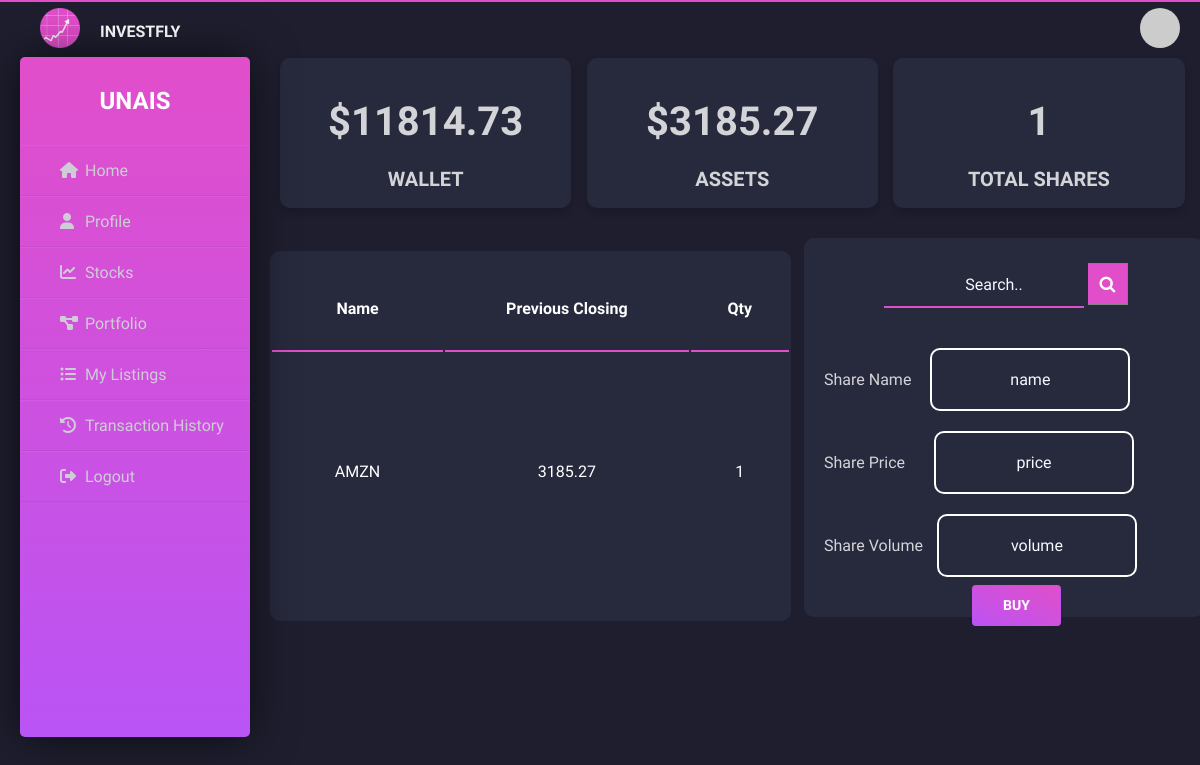
Page /dashboard (signed in) on the committed database.
### app/models.py (models this page shows, shortened)
class user_login(UserMixin, db.Model):
    id = db.Column(db.Integer, primary_key=True, nullable=False, unique=True)
    username = db.Column(db.String(64), index=True, unique=True, nullable=False)
    email = db.Column(db.String(120), index=True, unique=True, nullable=False)
    password_hash = db.Column(db.String(128))
    def avatar(self, size):
        digest = md5(self.email.lower().encode('utf-8')).hexdigest()
        return 'https://www.gravatar.com/avatar/{}?d=identicon&s={}'.format(digest, size)

class wallet(db.Model):
    id = db.Column(db.Integer, primary_key=True, nullable=False)
    user_id = db.Column(db.Integer, db.ForeignKey('user_login.id',onupdate='CASCADE',ondelete='CASCADE'),unique=True, nullable=False)
    balance = db.Column(db.Float)

class stock(db.Model):
    id = db.Column(db.Integer, primary_key=True, nullable=False)
    stock_name = db.Column(db.String, nullable=False)
    quantity = db.Column(db.Integer, nullable=False)
    curr_price = db.Column(db.Float, nullable=False)
    user_id = db.Column(db.Integer, db.ForeignKey('user_login.id',onupdate='CASCADE',ondelete='CASCADE'), nullable=False)
    def get_list(self):
        return [ self.stock_name, self.curr_price , self.quantity]

### app/routes.py (the view)
@app.route('/dashboard', methods = ['GET', 'POST'])
@login_required
def dashboard():
    search_s = SearchForm()
    search_results = ["name" , "price" , "volume"]
    user = user_info.query.filter_by(id=current_user.id).first()
    u_wallet = wallet.query.filter_by(user_id=current_user.id).first()
    u_wallet.balance = "{:.2F}".format(u_wallet.balance)
    shares = db.session.query(func.sum(stock.quantity)).filter(stock.user_id==current_user.id).scalar()
    if not shares:
        shares = 0
    db.session.commit()
    headings = [ 'Name', 'Previous Closing','Qty']
    user_stocks = stock.query.filter_by(user_id=current_user.id).all()
    data = []
    assets = 0
    for i in range(len(user_stocks)):
        data.append(user_stocks[i].get_list())
        assets = assets + (user_stocks[i].curr_price * user_stocks[i].quantity)
    assets = "{:.2F}".format(assets)
    if search_s.validate_on_submit():
        ticker_info = search_ticker(search_s.search.data)
        search_results = [ticker_info.name, ticker_info.price, ticker_info.volume]
    return render_template('dashboard.html', wallet=u_wallet,
                            data=data , headings=headings,
                            results=search_results,
                            searches=search_s, assets=assets,
                            shares=shares)

### app/forms.py
class SearchForm(FlaskForm):
    search = StringField('Search..')
    submit = SubmitField('Search')

### app/models.py (called while the page is built)
@app.before_request
def before_request():
    session.permanent = True
    app.permanent_session_lifetime = timedelta(seconds=600)

@login.user_loader
def load_user(id):
    return user_login.query.get(int(id))

### app/templates/dashboard.html (shortened to what this page needs)
{% extends "base2.html" %}
{% block head %}
  <link rel= "stylesheet" type= "text/css" href= "{{url_for('static',filename='css/dashboard.css')}}">
  <link rel="stylesheet" href="https://cdnjs.cloudflare.com/ajax/libs/font-awesome/4.7.0/css/font-awesome.min.css">
{% endblock %}
{% block content %}
<div class="row">
    <div class="column">
      <div class="card">
        <div class="container">
        <h1><b>${{ wallet.balance }} </b></h1>
        <h3><b>WALLET</b></h3>
      </div>
    </div>
    </div>
     <div class="column">
      <div class="card">
        <div class="container">
        <h1><b>${{ assets }}</b></h1>
        <h3><b>ASSETS</b></h3>
      </div>
     </div>
    </div>
     <div class="column">
      <div class="card">
        <div class="container">
        <h1><b>{{shares}}</b></h1>
        <h3><b>TOTAL SHARES</b></h3>
      </div>
    </div>
  </div>
</div>
<div class="search-box">
 <form name="Form" action="" method="post" >
  <div class="shares">
    <div class="example">
      <input type="text" name="search" placeholder="Search..">
      <button type="submit" onclick="loading()"><i class="fa fa-search"></i></button>
    </div>
    <div class="data">
      <label class=label1 for="fname">Share Name</label>
      <input class="items" type="text" name="Share Name" placeholder="{{ results[0]}}" disabled>
    </div>
    <div class="data">
      <label class=label2 for="fname">Share Price</label>
      <input class="items" type="text" name="Share Price" placeholder="{{ results[1]}}" disabled>
    </div>
    <div class="data">
      <label class=label3 for="fname">Share Volume</label>
      <input class="items" type="text" name="Share Volume" placeholder="{{ results[2]}}" disabled>
    </div>
  </form>
  </div>
<div>
<a href="{{url_for('buy', s_name=results[0], s_price=results[1])}}" id="myBtn" class="btn btn-fill btn-primary">BUY</a>
</div>
  <div class=row1>
  <table class="table">
    <tr class="tab_head">
        {% for header in headings %}
        <th class="tab_b">{{ header }}</th>
        {% endfor %}
    </tr>
    {% for row in data %}
    <tr>
        {% for cell in row %}
        <td class="tab_body">{{ cell }}</td>
        {% endfor %}
    </tr>
    {% endfor %}
 </table>
  </div>
{% endblock %}

### app/templates/base2.html (shortened to what this page needs)
<!DOCTYPE html>
<html lang="en">
<head>
    <link rel= "stylesheet" type= "text/css" href= "{{url_for('static',filename='css/base2.css')}}">
    {% block head %}{% endblock %}
</head>
<body>
<div class="wrapper">
    <img class="img" src="{{url_for('static',filename='img/logo1.png')}}" width="40" height="40" alt="" loading="lazy">
    <div class="header">
        <h4>INVESTFLY</h4>
    </div>
    <img class="user" src="{{current_user.avatar(128)}}" width="40" height="40" alt="" loading="lazy">
    <div class="sidebar">
        <h2>{{current_user.username}}</h2>
        <ul>
            <li><a href="{{ url_for('home_page' )}}"><i class="fas fa-home"></i>Home</a></li>
            <li><a href="{{ url_for('profile') }}"><i class="fas fa-user"></i>Profile</a></li>
            <li><a href="{{ url_for('stocks') }}"><i class="fas fa-chart-line"></i>Stocks</a></li>
            <li><a href="{{ url_for('portfolio') }}"><i class="fas fa-project-diagram"></i>Portfolio</a></li>
            <li><a href="{{ url_for('myListings') }}"><i class="fas fa-list-ul"></i>My Listings</a></li>
            <li><a href="{{ url_for('history') }}"><i class="fas fa-history"></i>Transaction History</a></li>
            <li><a href="{{ url_for('logout') }}"><i class="fas fa-sign-out-alt"></i>Logout</a></li>
        </ul>
    </div>
</div>
{% block content%}
{% endblock %}
</body>
</html>

### app/Static/css/base2.css (style rules this page uses)
* { margin: 0; padding: 0; box-sizing: border-box; list-style: none; text-decoration: none; font-family: 'Josefin Sans', sans-serif; }
::placeholder { color:ghostwhite; }
body { background-color: rgb(2, 11, 37); }
.wrapper { border-top: 2px solid #e14eca; width: 100%; display: flex; position: relative; }
.wrapper .sidebar { margin-left: 20px; margin-top: 55px; width: 230px; height: 85%; background: #ba54f5; background: -webkit-linear-gradient(0deg, #ba54f5 0%, #e14eca 100%); background: -o-linear-gradient(0deg, #ba54f5 0%, #e14eca 100%); background: -moz-linear-gradient(0deg, #ba54f5 0%, #e14eca 100%); background: linear-gradient(0deg, #ba54f5 0%, #e14eca 100%); padding: 30px 0px; position: fixed; border-radius: 5px; box-shadow: 0px 0px 45px 0px rgba(0, 0, 0, 0.6); display: block; overflow: auto; }
.wrapper .sidebar h2 { color: #fff; text-transform: uppercase; text-align: center; margin-bottom: 30px; }
.wrapper .sidebar ul li { padding: 15px; border-bottom: 1px solid #bdb8d7; border-bottom: 1px solid rgba(0,0,0,0.05); border-top: 1px solid rgba(255,255,255,0.05); }
.wrapper .sidebar ul li a { margin-left: 25px; color: #cecdd5; display: block; }
.wrapper .sidebar ul li a .fas { width: 25px; }
.wrapper .header { padding-top: 20px; background: #1e1e2f; color: white; text-transform: uppercase; text-align: center; margin-left: 20px; }
.wrapper .img { margin-top: 6px; margin-left: 40px; }
.wrapper .user { border-radius: 50%; margin-left: 80% ; margin-top: 6px; }

### rows in the picture
user_login: username "UNAIS"
wallet: balance "11814.73"
stock: stock_name "AMZN", curr_price "3185.27", row "1"

### other values in the picture
{{ assets }} "3185.27"
{{ shares }} "1"
{{ header }} "Name" "Previous Closing" "Qty"
